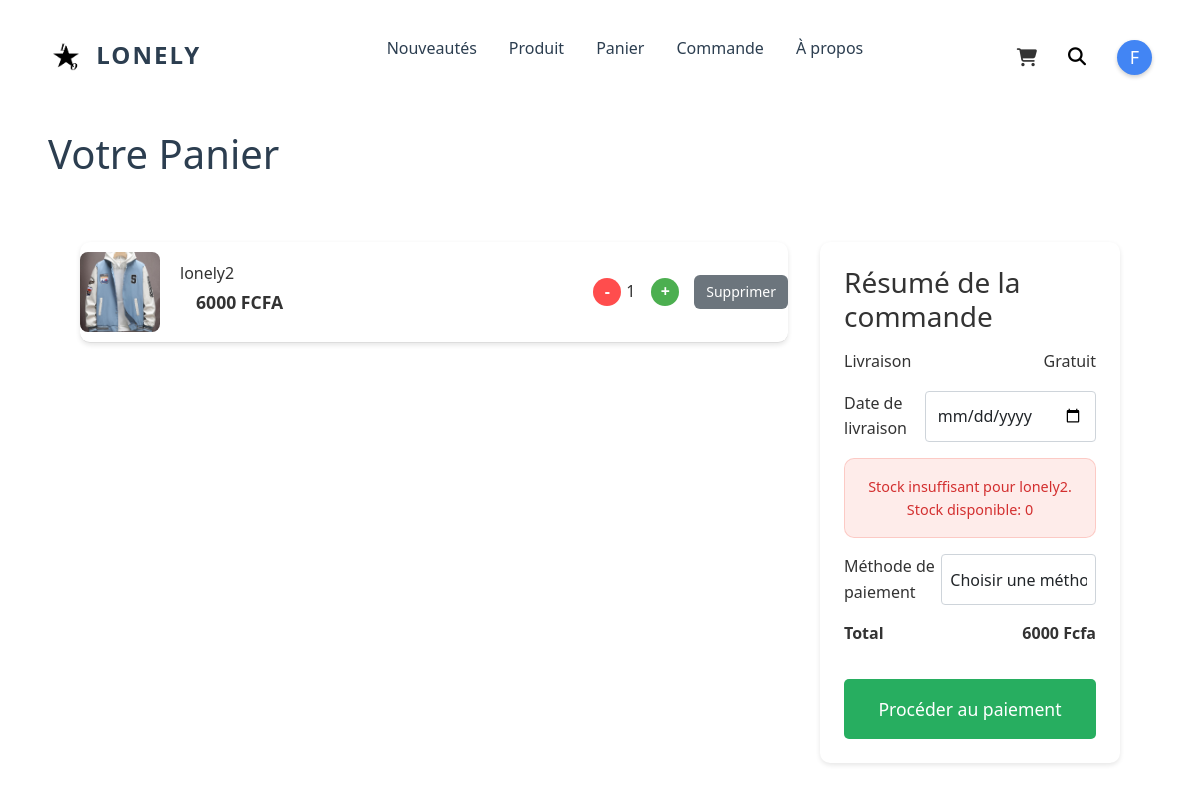
/commande/placer/ (signed in), run on an earlier commit of the app's database.
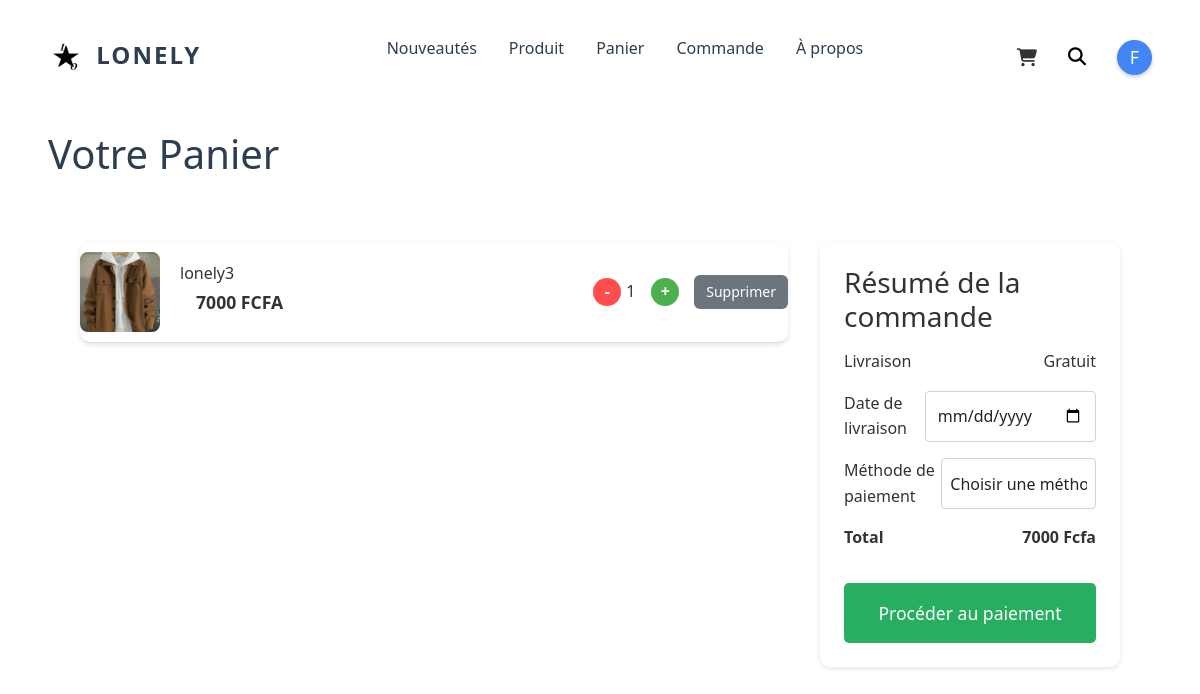
And on a later commit of the database.
### app/models.py (models this page shows, shortened)
class CartItem(models.Model):
    cart = models.ForeignKey(Cart, on_delete=models.CASCADE, related_name='items')
    product = models.ForeignKey(Product, on_delete=models.CASCADE)
    quantity = models.PositiveIntegerField(default=1)

class Product(models.Model):
    category = models.ForeignKey(Category, on_delete=models.CASCADE, related_name='products')
    name = models.CharField(max_length=200)
    description = models.TextField(blank=True, null=True)
    price = models.IntegerField()
    image = models.ImageField(upload_to='products/', blank=True, null=True)
    stock = models.PositiveIntegerField(default=0)
    sizes = models.CharField(max_length=100, default='S,M,L,XL,XXL', blank=True)

### app/views.py (the view, shortened to what this page needs)
# urls.py: path('commande/placer/', views.place_order, name='placer_commande'),
@login_required
def place_order(request):
    cart = get_object_or_404(Cart, user=request.user)
    items = cart.items.all()
    if not items:
        return redirect('panier')
    for item in items:
        if item.quantity > item.product.stock:
            return render(request, 'Panier/panier.html', {
                'items': items,
                'total': sum(item.product.price * item.quantity for item in items),
                'error': f'Stock insuffisant pour {item.product.name}. Stock disponible: {item.product.stock}'
            })
    return render(request, 'Panier/panier.html', {
        'items': items,
        'total': sum(item.product.price * item.quantity for item in items)
    })

### app/templates/Panier/panier.html (shortened to what the changed rows need)
<!DOCTYPE html>
    {% load static %}
<html lang="fr">
<head>
    <link rel="stylesheet" href="https://cdnjs.cloudflare.com/ajax/libs/font-awesome/6.7.2/css/all.min.css"
 />
    <link href="https://cdn.jsdelivr.net/npm/bootstrap@5.0.2/dist/css/bootstrap.min.css" rel="stylesheet"
>
    <link rel="stylesheet" href="{% static 'style/style1.css' %}" />
    <link rel="stylesheet" href="{% static 'style/style.css' %}" />
    <link rel="stylesheet" href="{% static 'style/styles.css' %}">
</head>
<body>
    <header>
<main class="cart-page">
    <h1>Votre Panier</h1>
    <div class="cart-container">
        <div class="cart-items">
            {% if not items %}
                <p>Votre panier est vide.</p>
            {% else %}
                {% for item in items %}
                <div class="cart-item" style="display: flex; align-items: center; gap: 20px; border-bottom: 1px solid #ddd; padding: 10px 0;">
                    <img src="{{ item.product.image.url }}" alt="{{ item.product.name }}" style="width: 80px; height: 80px; object-fit: cover; border-radius: 8px;">
                    <div class="item-details" style="flex-grow: 1;">
                        <h3 style="margin: 0; font-size: 16px;">{{ item.product.name }}</h3>
                        <p class="price" style="margin: 4px 0; font-weight: bold; color: #333;">{{ item.product.price }} FCFA</p>
                    </div>
                    <div style="display: flex; align-items: center; gap: 15px;">
                        <form method="post" action="{% url 'update_quantity' item.id %}" style="display: flex; align-items: center; gap: 5px;">
                            <button type="submit" name="action" value="decrease"
                                style="width: 28px; height: 28px; border-radius: 50%; background-color: #ff4d4d; color: white; border: none; cursor: pointer; font-size: 16px; font-weight: bold;">
                                -
                            </button>
                            <span class="quantity" style="font-size: 16px; font-weight: 500; min-width: 20px; text-align: center;">{{ item.quantity }}</span>
                            <button type="submit" name="action" value="increase"
                                style="width: 28px; height: 28px; border-radius: 50%; background-color: #4CAF50; color: white; border: none; cursor: pointer; font-size: 16px; font-weight: bold;">
                                +
                            </button>
                        </form>
                        <form method="post" action="{% url 'supprimer_panier' item.id %}">
                            <button type="submit"
                                style="padding: 6px 12px; background-color: #6c757d; color: white; border: none; border-radius: 6px; cursor: pointer; font-size: 14px;">
                                Supprimer
                            </button>
                        </form>
                    </div>
                </div>
                {% endfor %}
            {% endif %}
        </div>
        <div class="cart-summary">
            <h3>Résumé de la commande</h3>
            <div class="summary-line">
                <span>Livraison</span>
                <span>Gratuit</span>
            </div>
            <div class="summary-line">
                <span>Date de livraison</span>
                <input type="date"
                       name="date_livraison"
                       id="date_livraison"
                       class="form-control"
                       required>
            </div>
            {% if error %}
            <div class="alert alert-danger">
                {{ error }}
            </div>
            {% endif %}
            <form method="POST" action="{% url 'placer_commande' %}" id="payment-form" onsubmit="return validateForm()">
                <div class="summary-line">
                </div>
                <div class="summary-line">
                    <b><span>{{ total }} Fcfa</span></b>
                </div>
                <button type="submit" class="checkout-button">Procéder au paiement</button>
            </form>
        </div>
    </div>
</main>
{% load static %}
{% load static %}
</body>
</html>

What changed in the data, as far as the page shows it:
removed CartItem: product.image (picture), product.name "lonely2", product.price "6000", quantity "1"
added CartItem: product.image (picture), product.name "lonely3", product.price "7000", quantity "1"
Also different on the page:
{{ total }}: "6000" → "7000"
{{ error }}: "Stock insuffisant pour lonely2. Stock disponible: 0" → (not shown)
